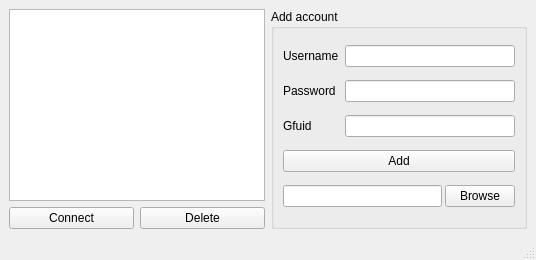
<?xml version="1.0" encoding="UTF-8"?>
<ui version="4.0">
 <class>MainWindow</class>
 <widget class="QMainWindow" name="MainWindow">
  <property name="geometry">
   <rect>
    <x>0</x>
    <y>0</y>
    <width>536</width>
    <height>260</height>
   </rect>
  </property>
  <property name="windowTitle">
   <string>Ayugra</string>
  </property>
  <widget class="QWidget" name="centralwidget">
   <layout class="QGridLayout" name="gridLayout_2">
    <item row="1" column="0">
     <widget class="QPushButton" name="PB_CONNECT">
      <property name="text">
       <string>Connect</string>
      </property>
     </widget>
    </item>
    <item row="0" column="2" rowspan="2">
     <widget class="QGroupBox" name="groupBox">
      <property name="title">
       <string>Add account</string>
      </property>
      <layout class="QGridLayout" name="gridLayout">
       <item row="0" column="1">
        <widget class="QLineEdit" name="LE_USERNAME"/>
       </item>
       <item row="3" column="0" colspan="2">
        <widget class="QPushButton" name="PB_ADD">
         <property name="text">
          <string>Add</string>
         </property>
        </widget>
       </item>
       <item row="2" column="0">
        <widget class="QLabel" name="label_3">
         <property name="text">
          <string>Gfuid</string>
         </property>
        </widget>
       </item>
       <item row="2" column="1">
        <widget class="QLineEdit" name="LE_GFUID"/>
       </item>
       <item row="1" column="0">
        <widget class="QLabel" name="label_2">
         <property name="text">
          <string>Password</string>
         </property>
        </widget>
       </item>
       <item row="1" column="1">
        <widget class="QLineEdit" name="LE_PASSWORD"/>
       </item>
       <item row="0" column="0">
        <widget class="QLabel" name="label">
         <property name="text">
          <string>Username</string>
         </property>
        </widget>
       </item>
       <item row="6" column="0" colspan="2">
        <layout class="QHBoxLayout" name="horizontalLayout">
         <property name="spacing">
          <number>3</number>
         </property>
         <property name="topMargin">
          <number>0</number>
         </property>
         <property name="bottomMargin">
          <number>0</number>
         </property>
         <item>
          <widget class="QLineEdit" name="LE_NTDIR"/>
         </item>
         <item>
          <widget class="QPushButton" name="PB_BROWSE">
           <property name="maximumSize">
            <size>
             <width>70</width>
             <height>16777215</height>
            </size>
           </property>
           <property name="text">
            <string>Browse</string>
           </property>
          </widget>
         </item>
        </layout>
       </item>
      </layout>
     </widget>
    </item>
    <item row="1" column="1">
     <widget class="QPushButton" name="PB_DELETE">
      <property name="text">
       <string>Delete</string>
      </property>
     </widget>
    </item>
    <item row="0" column="0" colspan="2">
     <widget class="QListWidget" name="LW_ACCOUNTS"/>
    </item>
   </layout>
  </widget>
  <widget class="QStatusBar" name="statusbar"/>
 </widget>
 <tabstops>
  <tabstop>LE_USERNAME</tabstop>
  <tabstop>LE_PASSWORD</tabstop>
  <tabstop>LE_GFUID</tabstop>
  <tabstop>PB_ADD</tabstop>
  <tabstop>LE_NTDIR</tabstop>
  <tabstop>PB_BROWSE</tabstop>
  <tabstop>LW_ACCOUNTS</tabstop>
  <tabstop>PB_CONNECT</tabstop>
  <tabstop>PB_DELETE</tabstop>
 </tabstops>
 <resources/>
 <connections/>
</ui>
